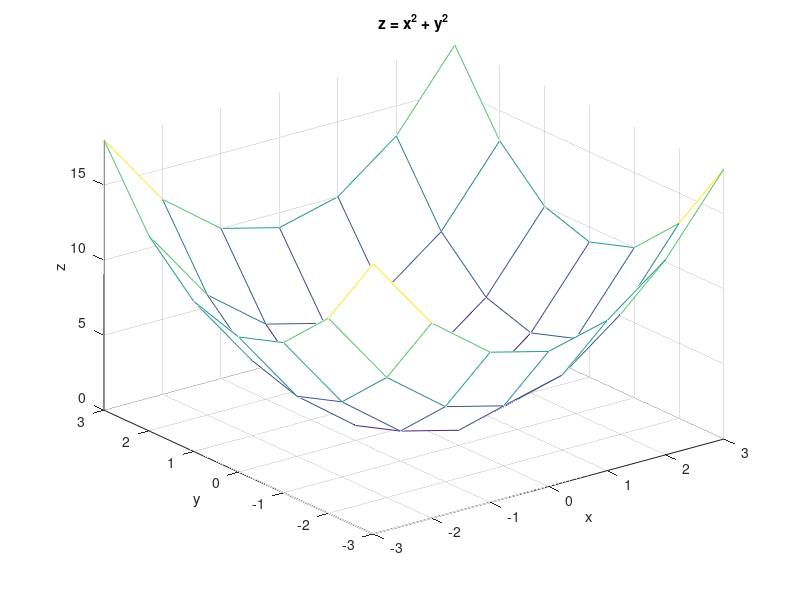

MATLAB code for this plot:
% Listing 11-8 - Simple surface plot
clear
clc
close all

 x=-3:3; y = x ;
 [xx,yy]=meshgrid(x,y);
 zz=xx.^2 + yy.^2; 	
 mesh(xx,yy,zz) 	
 axis tight
 title('z = x^2 + y^2')
 xlabel('x'),ylabel('y'),zlabel('z')

